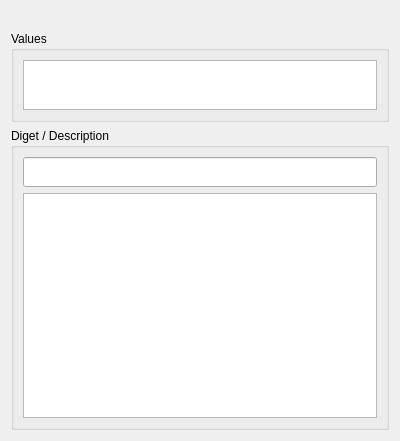
<?xml version="1.0" encoding="UTF-8"?>
<ui version="4.0">
 <class>Page::MessageUserDefined</class>
 <widget class="QWidget" name="Page::MessageUserDefined">
  <property name="geometry">
   <rect>
    <x>0</x>
    <y>0</y>
    <width>400</width>
    <height>441</height>
   </rect>
  </property>
  <property name="windowTitle">
   <string>Form</string>
  </property>
  <layout class="QVBoxLayout" name="verticalLayout_2">
   <item>
    <widget class="QLabel" name="keyInfo">
     <property name="text">
      <string/>
     </property>
     <property name="alignment">
      <set>Qt::AlignLeading|Qt::AlignLeft|Qt::AlignVCenter</set>
     </property>
    </widget>
   </item>
   <item>
    <widget class="QGroupBox" name="valueGroup">
     <property name="title">
      <string>Values</string>
     </property>
     <property name="flat">
      <bool>true</bool>
     </property>
     <layout class="QVBoxLayout" name="verticalLayout_3">
      <item>
       <widget class="ArgumentView" name="argumentView">
        <property name="sizePolicy">
         <sizepolicy hsizetype="Expanding" vsizetype="Preferred">
          <horstretch>0</horstretch>
          <verstretch>0</verstretch>
         </sizepolicy>
        </property>
        <property name="maximumSize">
         <size>
          <width>16777215</width>
          <height>50</height>
         </size>
        </property>
        <property name="baseSize">
         <size>
          <width>0</width>
          <height>0</height>
         </size>
        </property>
       </widget>
      </item>
     </layout>
    </widget>
   </item>
   <item>
    <widget class="QGroupBox" name="digestGroup">
     <property name="title">
      <string>Diget / Description</string>
     </property>
     <property name="flat">
      <bool>true</bool>
     </property>
     <layout class="QVBoxLayout" name="verticalLayout">
      <item>
       <widget class="QLineEdit" name="digestEdit">
        <property name="minimumSize">
         <size>
          <width>0</width>
          <height>30</height>
         </size>
        </property>
       </widget>
      </item>
      <item>
       <widget class="QPlainTextEdit" name="descrptionEdit"/>
      </item>
     </layout>
    </widget>
   </item>
  </layout>
 </widget>
 <customwidgets>
  <customwidget>
   <class>ArgumentView</class>
   <extends>QTreeView</extends>
   <header>Component/ArgumentView.h</header>
  </customwidget>
 </customwidgets>
 <resources/>
 <connections/>
</ui>
